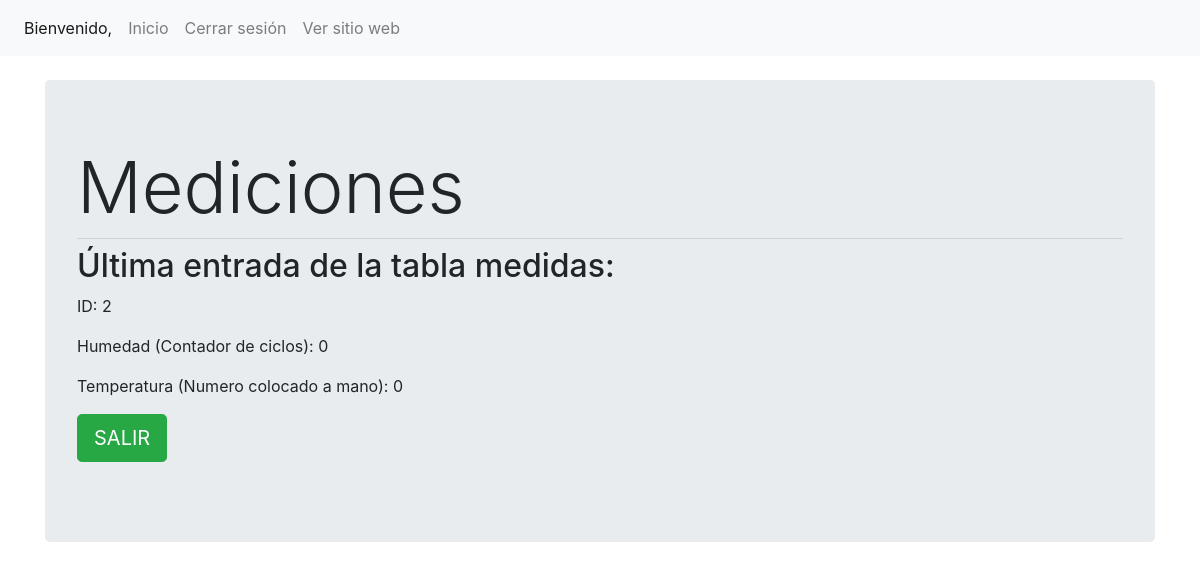
Page /user/inicio.php on the earlier database version.
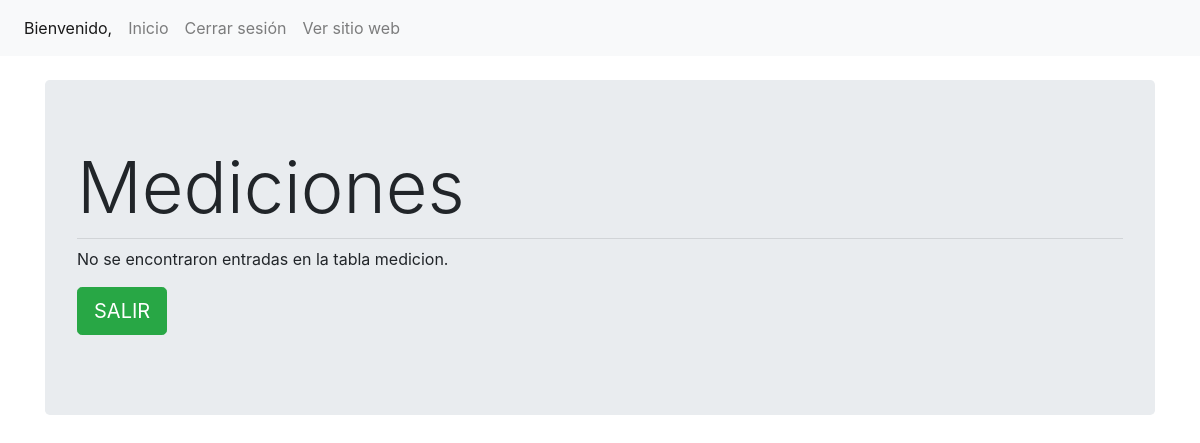
Same page on the later database version.
### tables this page shows
CREATE TABLE `medicion` (
  `id` int(10) NOT NULL,
  `id sonda` int(15) NOT NULL,
  `fecha` date NOT NULL,
  `hora` time(6) NOT NULL,
  `Latitud` float NOT NULL,
  `Longitud` double NOT NULL,
  `Humedad` int(100) NOT NULL,
  `Temperatura` float NOT NULL,
  `Contaminacion` float NOT NULL
);

### bd/controlador.php (called while the page is built, shortened)
<?php
$servername = "localhost";
$username = "root";
$password = "";
$dbname = "proyecto3a";
$conn = new mysqli($servername, $username, $password, $dbname);
$sql = "SELECT * FROM medicion ORDER BY id DESC LIMIT 1";
$result = $conn->query($sql);
if ($result->num_rows > 0) {
    $row = $result->fetch_assoc();
} else {
    $row = array();
}
?>

### user/inicio.php (the view, shortened to what this page needs)
<!doctype html>
<html lang="en">
<head>
    <link rel="stylesheet" href="https://stackpath.bootstrapcdn.com/bootstrap/4.3.1/css/bootstrap.min.css"
>
</head>
<body>
    <?php $url = "http://" . $_SERVER['HTTP_HOST'] ?>
    <nav class="navbar navbar-expand navbar-light bg-light">
        <div class="nav navbar-nav">
            <a class="nav-item nav-link active" href="#"> Bienvenido,
                <?php echo $_SESSION['usuario']; ?> </a>
            <a class="nav-item nav-link" href="<?php echo $url; ?>/user/inicio.php">Inicio</a>
            <a class="nav-item nav-link" href="<?php echo $url; ?>/user/cerrar.php">Cerrar sesión</a>
            <a class="nav-item nav-link" href="<?php echo $url; ?>">Ver sitio web</a>
        </div>
    </nav>
    <br>
    <div class="container">
        <div class="row">
            <div class="col-md-12">
                <div class="jumbotron">
                    <h1 class="display-3">Mediciones</h1>
                    <hr class="my-2">
                    <?php
                    include '../bd/controlador.php';
                    if (!empty($row)) {
                        echo "<h2>Última entrada de la tabla medidas:</h2>";
                        echo "<p>ID: " . $row["id"] . "</p>";
                        echo "<p>Humedad (Contador de ciclos): " . $row["Humedad"] . "</p>";
                        echo "<p>Temperatura (Numero colocado a mano): " . $row["Temperatura"] . "</p>";
                    } else {
                        echo "<p>No se encontraron entradas en la tabla medicion.</p>";
                    }
                    ?>
                     <p class="lead">
                        <a class="btn btn-success btn-lg" href="../index.php" role="button">SALIR</a>
                    </p>
                </div>
            </div>
        </div>
    </div>
</body>
</html>

Differences in the rows shown:
removed medicion: id "2", Humedad "0", Temperatura "0"
Other differences:
text no longer shown: "Última entrada de la tabla medidas: ID: Humedad (Contador de ciclos): Temperatura (Numero colocado a mano):"
text now shown: "No se encontraron entradas en la tabla medicion."
